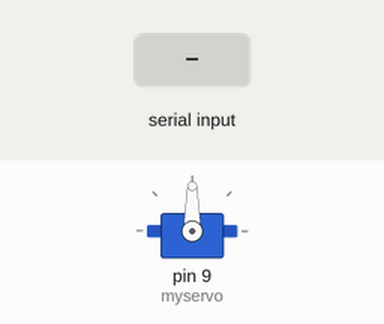
Simulated run of this sketch. Board: Arduino Uno, built with avr-gcc and run on an emulated ATmega328P. Parts: servo. The test bench sets the inputs (shaded band).

Above: at 1.2 s.
1.3 s: "30,150\n" received over Serial
At 2.5 s:
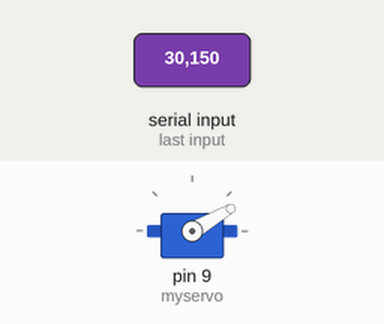
2.8 s: "5\n" received over Serial
At 3.6 s:
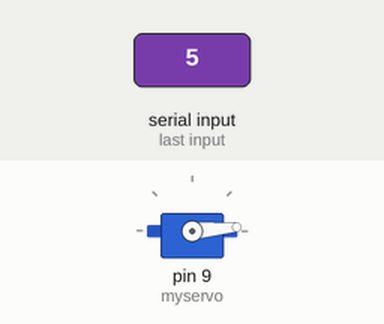
4.3 s: "200\n" received over Serial
At 5.2 s:
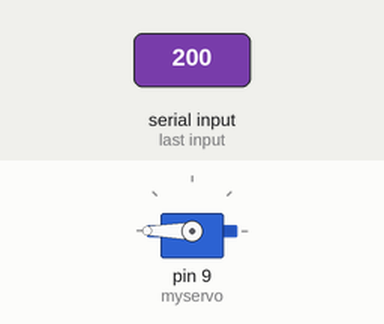
5.8 s: "90,45\n" received over Serial
At 6.1 s:
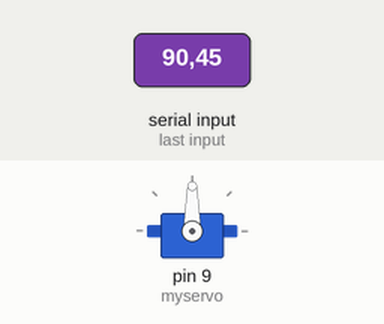
Timing chart, 0 to 8.3 s (numbered marks = the images above; inputs shaded):
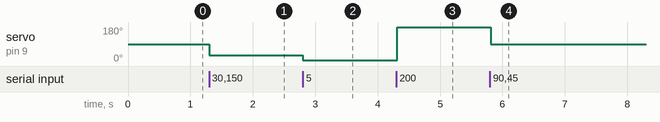

Measured:
- after the input at 1.3 s, servo on pin 9 (myservo): 90° → 30° at once
- after the input at 2.8 s, servo on pin 9 (myservo): 30° → 5° at once
- after the input at 4.3 s, servo on pin 9 (myservo): 5° → 180° at once
- after the input at 5.8 s, servo on pin 9 (myservo): 180° → 90° at once

The sketch:

arduino_beat.ino
```cpp
/*int x;
void setup() {
 Serial.begin(115200);
 Serial.setTimeout(1);
}
void loop() {
 while (!Serial.available());
 x = Serial.readString().toInt();
 Serial.print(x + 1);
}*/
#include <Servo.h>
int x;
Servo myservo;  // create servo object to control a servo
// twelve servo objects can be created on most boards
int  prevval = 0;
int pos = 0;    // variable to store the servo position

void setup() {
  Serial.begin(115200);
  Serial.setTimeout(1);
  myservo.attach(9);  // attaches the servo on pin 9 to the servo object
}

void loop() {
  while (!Serial.available());
  int currval = Serial.readString().toInt();
  if(currval>prevval)
  {
    for(int i = prevval;i<=currval;i++)
    {
      myservo.write(i);
    }
  }
  else if(currval<prevval)
  {
    for(int i = prevval;i>=currval;i--)
    {
      myservo.write(i);
    }
  }
  prevval = currval;

                // tell servo to go to position in variable 'pos'
  delay(1000);                       // waits 15ms for the servo to reach the position

}
```
